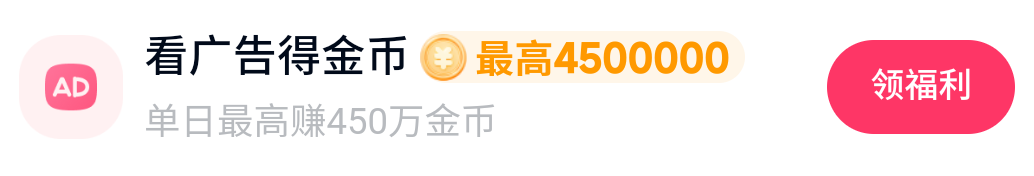
#> input picture code/Python/hc-python/qk_img/advertising.png, 1034 x 176 px, given in place of source.png, which was not available
$ python quick.py
#> lines starting #> are read from the running program, lines starting #| are printed output that depends on the picture; pictures that were not available may be replaced by others from this repository, and a replacement may not be noted
### code/Python/hc-python/src/script/cv2_helper.py
import cv2
import logging

# 模板匹配
def matchTemplate(source_path, template_path):
    source = cv2.imread(source_path)
    template = cv2.imread(template_path)

    return cv2.matchTemplate(source, template, cv2.TM_CCOEFF_NORMED)

# 返回置信度最高坐标
def maxLoc(match_result, accuracy = 0.90):
    min_val, max_val, min_loc, max_loc = cv2.minMaxLoc(match_result)
    logging.debug("置信度:{0} {1}".format(max_val, max_loc))
    if max_val >= accuracy:
        return max_loc

# 切割图片
## source_path      原图片
## template_path    模板图片
## save_path        保存路径
## position         模板图片初始位置
# [16 lines left out: functions image_capture, image_capture_between, not called in this run]

### code/Python/hc-python/src/script/script_helper.py
import adb_helper as adb
import cv2_helper as ch
import location_helper as lh
import logging

# device = 'adb-f8251985-IMF5Fr._adb-tls-connect._tcp'
# device = 'adb-8a466557-HBXAaz._adb-tls-connect._tcp'

device = None
w = 0
h = 0

def set_device(id):
    global device
    device = id

# [10 lines left out: functions width, height, not called in this run]

# 截屏
def screen_capture(path):
    adb.scree_capture(device, path)

# 切割图片 在source中将template切割出来
# match_result :(template, location)
def image_capture(source, template, copy, position):
    ch.image_capture(source, template, copy, position)

def image_capture_between(source, template, start, end):
    ch.image_capture_between(source, template, start, end)

#
# [6 lines left out: function screencap_and_touch, not called in this run]

# 点击模板位置
def touch_template(source, template, accuracy = 0.90):
    return touch_templates(source, [template], accuracy)

# 匹配正确模板并点击模板位置
# [8 lines left out: function touch_templates, not called in this run]

def match_template(source, template, accuracy=0.90):
    return match_templates(source, [template], accuracy)

# 匹配模板 成功返回(template, location)
def match_templates(source, templates, accuracy=0.90):
    for template in templates:
        logging.debug("匹配[{0}]中".format(template))
        match_result = ch.matchTemplate(source, template)
        location = ch.maxLoc(match_result, accuracy)
        is_match = location is not None
        logging.debug("匹配[{0}]结果:{1}".format(template, is_match))
        if is_match:
            return (template, location)
    return None


# 模拟点击
def touch_location(pos):
    adb.touch(device, lh.location_random(pos))


# -h/4 向上滑动1/4
# h/4  向下滑动1/4
# [13 lines left out: function swipe_vertical, not called in this run]


def back():
    adb.back(device)

def send(str):
    adb.send(device, str)

def copy():
    adb.copy(device)


# [2 lines that do not run on import are left out]

### code/Python/hc-python/src/script/adb_helper.py
import os, time, re,logging

# 返回第一个设备
# [34 lines left out: functions device, devices, screen_size, not called in this run]


# 设备屏幕截图
def scree_capture(device, path):
    screenCap = 'adb -s {0} shell screencap -p sdcard/temp.png'.format(device)
    pull = "adb -s {0} pull sdcard/temp.png {1}".format(device, path)

    for row in [screenCap, pull]:
        time.sleep(0.1)
        logging.debug(row)
        os.system(row)

    if os.path.exists(path) == True:
        return True
    else:
        return False


# 点击
# [11 lines left out: functions touch, swipe, not called in this run]

def back(device):
    command = 'adb -s {0} shell input keyevent KEYCODE_BACK'.format(device)
    os.system(command)


# [6 lines left out: function send, not called in this run]

def copy(device):
    command = 'adb -s {0} shell input keyevent 279'.format(device)
    os.system(command)

# [2 lines that do not run on import are left out]

### code/Python/hc-python/src/script/quick.py
import time
import random
import datetime
import logging as log
import quick_logging_config
import script_helper as helper
import quick_dictionary as dict

device = '192.168.8.167:41221'
helper.set_device(device)

def main():
    is_video = True
    # is_video = False
    while (True):
        screen_capture()
        # 在任务中心
        if is_in_task_center():
            log.info('[任务中心]')

            if is_video :
                # 看视频赚金币
                log.info("[看视频赚金币]")
                touch_(dict.VIDEO)
                video_process()
                is_video = False

            # 看广告
            if touch_(dict.ADVERTISING_1):
                log.info("[看广告]")
                advertising_process()

            # 开宝箱
            if touch_(dict.TREASURE):
                log.info("[开宝箱]")
                if touch_(dict.TREASURE_ADVERTISING):
                    screen_capture()
                    log.info("[开宝箱] - [去看广告]")
                    advertising_process()

            # 看广告得金币
            if touch_(dict.ADVERTISING):
                log.info("[看广告得金币]")
                advertising_process()

            # 看指定视频
            # TODO

        # 在首页
        if is_in_homepage():
            log.info('[首页]')
            video_process()

        if is_in_watching_live() or is_in_watching_advertising():
            advertising_process()
#> this loop made 1 pass
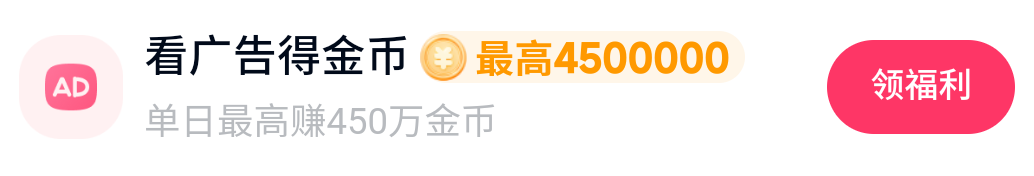
#> input picture code/Python/hc-python/qk_img/advertising.png, 1034 x 176 px, given in place of source.png, which was not available
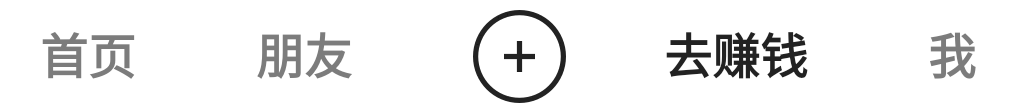
#> input picture code/Python/hc-python/qk_img/bottom_bar.png, 1017 x 107 px, found by its file name
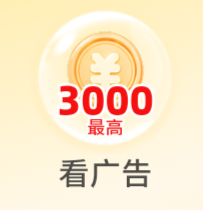
#> input picture code/Python/hc-python/qk_img/advertising_1.png, 203 x 210 px, given in place of task_center.png, which was not available


# [73 lines left out: functions video_process, advertising_process, watching_advertising, watching_live, not called in this run]

def is_in_watching_live():
    return match_array_([dict.FOLLOW])

def is_in_homepage():
    return match_array_([dict.BOTTOM_BAR_BLACK, dict.HOMEPAGE]) is not None

def is_in_task_center():
    return match_array_([dict.BOTTOM_BAR, dict.TASK_CENTER]) is not None

def is_in_watching_advertising():
    return match_array_([dict.SUCCESS, dict.SUCCESS2, dict.WATCHING_ADVERTISING], 0.70) is not None

def is_in_playlet():
    return match_array_([dict.PLAYLET])


def match_(template, accuracy=0.90):
    return helper.match_template(dict.SOURCE, template, accuracy)

def match_array_(templates, accuracy=0.90):
    return helper.match_templates(dict.SOURCE, templates, accuracy)

def touch_(template, accuracy=0.90):
    return helper.touch_template(dict.SOURCE, template, accuracy)

def touch_array_(templates, accuracy=0.90):
    return helper.touch_templates(dict.SOURCE, templates, accuracy)

# [6 lines left out: function touch_success, not called in this run]

def screen_capture():
    helper.screen_capture(dict.SOURCE)
    sleep()

def sleep_rand_seconds():
    time.sleep(random.uniform(2, 5))

def sleep():
    time.sleep(round(random.uniform(0.0, 1.0), 1))

def swipe_lower():
    h = helper.height()
    helper.swipe_vertical(h/4)


# [7 lines left out: function live_task, not called in this run]

if __name__ == '__main__':
#> (the run stopped early here; a loop or call above may not have finished)
